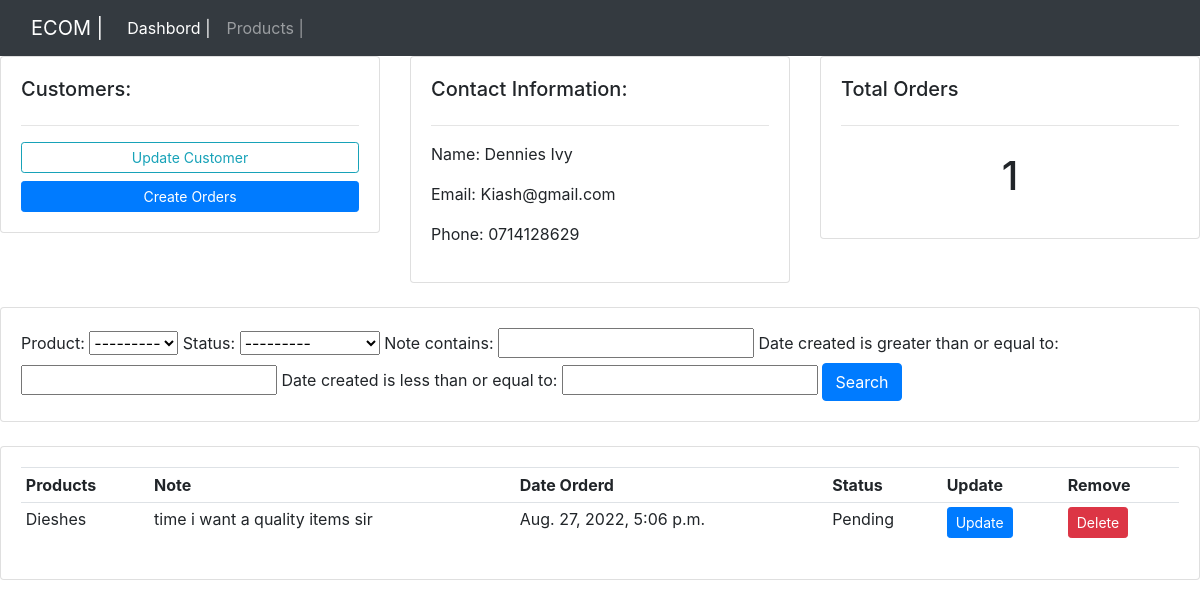
The page /customers/3/ on the database its author committed.
### crm/models.py (models this page shows, shortened)
class Customers(models.Model):
    name = models.CharField(max_length=200,blank=True,null=True)
    email = models.CharField(max_length=200,blank=True,null=True)
    phone = models.CharField(max_length=200,blank=True,null=True)
    date_created = models.DateTimeField(auto_now_add=True)

class Order(models.Model):
    STATUS = (
        ('Pending','Pending'),
        ('Out for delivery','Out for delivery'),
        ('Delivered','Delivered'),
    )
    customer=models.ForeignKey(Customers,null=True,on_delete=models.SET_NULL)
    product=models.ForeignKey(Products,null=True,on_delete=models.SET_NULL)
    date_created = models.DateTimeField(auto_now_add=True)
    status=models.CharField(max_length=200,blank=True,null=True,choices=STATUS)
    note=models.CharField(max_length=1000,blank=True,null=True)

class Products(models.Model):
    CATEGORY = (
        ('Indoor','Indoor'),
        ('Out Door','Out Door'),
    )
    name=models.CharField(max_length=200,blank=True,null=True)
    price=models.FloatField(blank=True,null=True)
    category=models.CharField(max_length=200,blank=True,null=True,choices=CATEGORY)
    description=models.CharField(max_length=200,blank=True,null=True)
    date_created = models.DateTimeField(auto_now_add=True)
    tag=models.ManyToManyField(Tag)
    def __str__(self):
        return self.name

### crm/views.py (the view)
# urls.py: path('customers/<int:pk>/',customers,name='customers'),
def customers(request,pk):
    customers = Customers.objects.get(id=pk)
    orders = customers.order_set.all()
    orders_count=orders.count()
    myFilter=OrderFilter(request.GET,queryset=orders)
    orders=myFilter.qs
    context={
        'customers':customers,
        'orders':orders,
        'orders_count':orders_count,
        'myFilter':myFilter
        }
    return render(request, 'customers.html',context)

### frontend/templates/customers.html
{% extends 'base.html' %}
{% load static %}
{% block content %}
<div class="row">
    <div class="col-md">
        <div class="card card-body">
            <h5>Customers:</h5>
            <hr>
            <a href="" class="btn btn-outline-info btn-sm btn-block">Update Customer</a>
            <a href="{% url 'crm:create_order' customers.id %}" class="btn btn-primary btn-sm btn-block">Create Orders</a>
        </div>
    </div>
    <div class="col-md">
        <div class="card card-body">
            <h5>Contact Information:</h5>
            <hr>
            <p>Name:  {{customers.name}}</p>
            <p>Email:  {{customers.email}}</p>
            <p>Phone:  {{customers.phone}}</p>
        </div>
    </div>
    <div class="col-md">
        <div class="card card-body">
            <h5>Total Orders</h5>
            <hr>
            <h1 style="text-align:center; padding:10px;">{{orders_count}}</h1>
        </div>
    </div>
</div>
<br>
<div class="row">
    <div class="col">
        <div class="card card-body">
            <form action="" method="get">
                {{myFilter.form}}
                <button class="btn btn-primary" type="submit">Search</button>
            </form>
        </div>
    </div>
</div>
<br>
<div class="row">
    <div class="col-md">
        <div class="card card-body">
            <table class="table table-sm">
                <tr>
                    <th>Products</th>
                    <th>Note</th>
                    <th>Date Orderd</th>
                    <th>Status</th>
                    <th>Update</th>
                    <th>Remove</th>
                </tr>
                {% for order in orders %}
                <tr>
                    <td>{{order.product}}</td>
                    <td>{{order.note}}</td>
                    <td>{{order.date_created}}</td>
                    <td>{{order.status}}</td>
                    <td><a href="{% url 'crm:update_order' order.id  %}" class="btn btn-primary btn-sm">Update</a></td>
                    <td><a href="{% url 'crm:delete_order' order.id %}" class="btn btn-danger btn-sm">Delete</a></td>
                </tr>
                {% endfor %}
            </table>
        </div>
    </div>
</div>
{% endblock %}

### frontend/static/css/main.css (style rules this page uses)
body { background-color: #ebeff5; }

### rows shown on the page
Customers: name "Dennies Ivy", email "Kiash@gmail.com", phone "0714128629"
Order: product "Dieshes", note "time i want a quality items sir", date_created "Aug. 27, 2022, 5:06 p.m.", status "Pending"

### other values the page prints
{{ orders_count }} "1"
